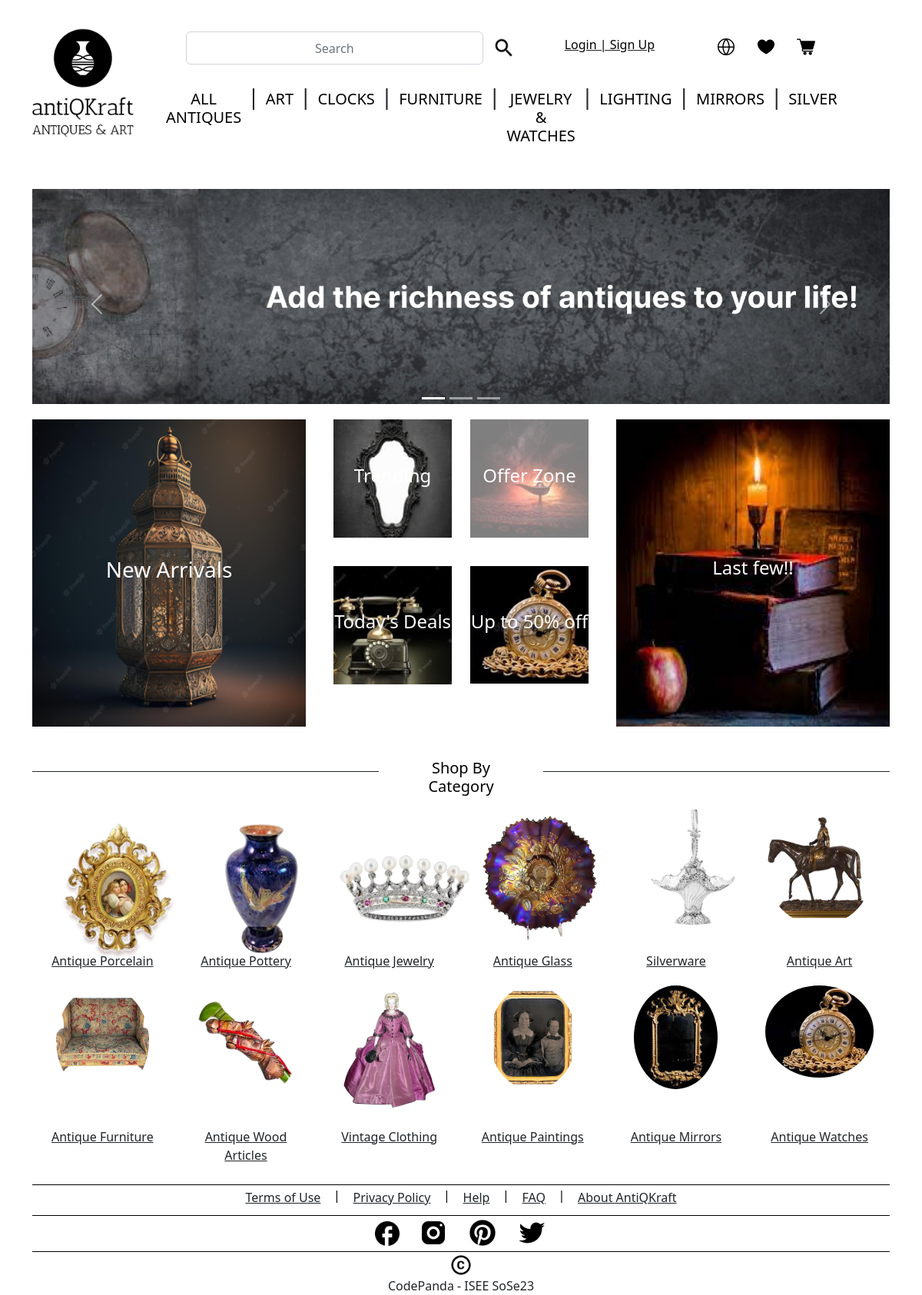
The page / on the database its author committed.
### tables this page shows
CREATE TABLE "CATEGORY" (
	"category_id"	INTEGER NOT NULL UNIQUE,
	"category_name"	TEXT NOT NULL,
	"category_image_id"	TEXT,
	PRIMARY KEY("category_id" AUTOINCREMENT)
);

### antikraft-app.py (the view)
@app.route("/")
def home():
    categories = getAllCategories()
    return render_template('homepage/home.html', categories=categories.json, user="None")

### antikraft-app.py (called while the page is built)
@app.route('/getAllCategories',  methods=['GET'])
def getAllCategories():
    categories = getAllCategoriesList()
    response = app.response_class(
        response=json.dumps(categories),
        status=200,
        mimetype='application/json'
    )
    return response

### backend/controller.py (called while the page is built)
def getAllCategoriesList():
    data = {}
    data = readOperation("CATEGORY", "category_name")
    return data

### backend/model.py (called while the page is built)
def get_db_connection():
    conn = sqlite3.connect('antiqkraft-database.db', isolation_level=None)
    conn.row_factory = sqlite3.Row
    return conn.cursor()

def readOperation(TABLE_NAME: str, COLS: str):
    conn = get_db_connection()
    query = "SELECT * from " + TABLE_NAME
    data = conn.execute(query)
    categories = {}
    for row in data:
        url = "http://127.0.0.1:5000/category?categoryid=" + str(row["category_id"])
        categories[url] = row["category_name"]
    if categories is not None:
        return categories

### templates/homepage/home.html
    {% include 'base.html' %}
    {% include 'header/header.html' %}
    {% include 'homepage/banner.html' %}
    {% include 'homepage/offerzone.html' %}
    {% include 'homepage/shopByCategory.html' %}
    {% include 'footer/footer.html' %}

### templates/header/header.html (shortened to what this page needs)
<div class="container-fluid">
    <div class="row">
        <div class="col-12">
            <nav class="navbar navbar-expand-lg navbar-fixed-top">
                <div class="col-2">
                    <a class="navbar-brand" href="http://127.0.0.1:5000/">
                        <img src="static/logo/logo-black.png" width="200" height="200" style="float: right;">
                    </a>
                </div>
                <div class="col-9 " id="navbarCollapse">
                    <ul class="navbar-nav nav-fill nav-pills pb-4">
                        <li class="nav-item"></li>
                        <div class="col-6">
                            <li class="nav-item">
                                <form action="search" method="POST">
                                    <div class="input-group-append rounded d-flex flex-row">
                                        <input type="text" class="form-control rounded" placeholder="Search"
                                            aria-label="Search" aria-describedby="search-addon" id="search"
                                            name="search">
                                        <button class="btn border-0" type="submit"><img class="img-fluid" max-width=20px
                                                height=20px id="search-logo" src="static/header/search.png" /></button>
                                    </div>
                                </form>
                            </li>
                        </div>
                        {% if session.login_status != "True" %}
                        <div class="col-3">
                            <li class="nav-item">
                                <a class="nav-link link-dark" style="text-decoration: underline;"
                                    href="http://127.0.0.1:5000/login">
                                    <h6>Login | Sign Up</h6>
                                </a>
                            </li>
                        </div>
                        {% endif %}
                        <li class="nav-item">
                            <button class="btn border-0" type="button"><img class="img-fluid" max-width=20px height=20px
                                    id="search-logo" src="static/header/Globe.svg" /></button>
                            <button class="btn border-0" type="button"><img class="img-fluid" max-width=100% height=auto
                                    id="search-logo" src="static/header/Heart.svg" /></button>
                            <button class="btn border-0" type="button"><img class="img-fluid" max-width=100% height=auto
                                    id="search-logo" src="static/header/Cart.png" /></button>
                        </li>
                    </ul>
                    <ul class="navbar-nav nav-fill">
                        {%for values in categories.items()%}
                        {% if loop.index != 1 %}
                        <li class="nav-item" float=center>
                            <h3>|</h3>
                        </li>
                        {% endif %}
                        <li class="nav-item">
                            <a class="nav-link" href="{{values[0]}}" onclick="RedirectURL();return false;">
                                <h5 class="text-uppercase">{{values[1]}}</h5>
                            </a>
                        </li>
                        {%endfor%}
                    </ul>
                </div>
            </nav>
        </div>
    </div>
</div>

### static/CSS/style.css (style rules this page uses)
h5, h6 { color: black; float: center; text-align: center; }
#search { text-align: center; }
ul { list-style-type: none; }

### rows shown on the page
CATEGORY: category_name "ALL ANTIQUES"
CATEGORY: category_name "ART"
CATEGORY: category_name "CLOCKS"
CATEGORY: category_name "FURNITURE"
CATEGORY: category_name "JEWELRY & WATCHES"
CATEGORY: category_name "LIGHTING"
CATEGORY: category_name "MIRRORS"
CATEGORY: category_name "SILVER"
